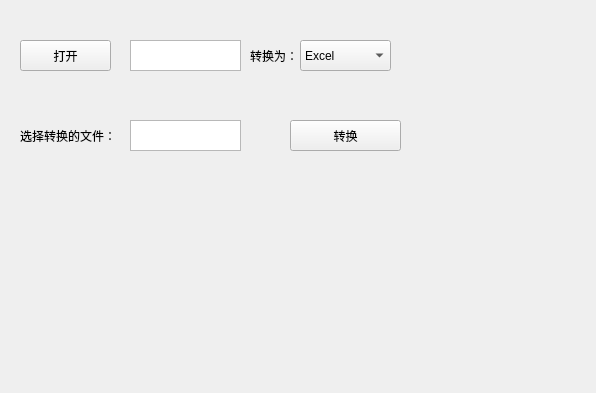
<?xml version="1.0" encoding="UTF-8"?>
<ui version="4.0">
 <class>Form</class>
 <widget class="QWidget" name="Form">
  <property name="geometry">
   <rect>
    <x>0</x>
    <y>0</y>
    <width>596</width>
    <height>393</height>
   </rect>
  </property>
  <property name="windowTitle">
   <string>Form</string>
  </property>
  <widget class="QPushButton" name="pushButton">
   <property name="geometry">
    <rect>
     <x>20</x>
     <y>40</y>
     <width>91</width>
     <height>31</height>
    </rect>
   </property>
   <property name="text">
    <string>打开</string>
   </property>
  </widget>
  <widget class="QComboBox" name="comboBox">
   <property name="geometry">
    <rect>
     <x>300</x>
     <y>40</y>
     <width>91</width>
     <height>31</height>
    </rect>
   </property>
   <item>
    <property name="text">
     <string>Excel</string>
    </property>
   </item>
   <item>
    <property name="text">
     <string>json</string>
    </property>
   </item>
  </widget>
  <widget class="QTextBrowser" name="textBrowser">
   <property name="geometry">
    <rect>
     <x>130</x>
     <y>40</y>
     <width>111</width>
     <height>31</height>
    </rect>
   </property>
  </widget>
  <widget class="QLabel" name="label">
   <property name="geometry">
    <rect>
     <x>250</x>
     <y>40</y>
     <width>71</width>
     <height>31</height>
    </rect>
   </property>
   <property name="text">
    <string>转换为：</string>
   </property>
  </widget>
  <widget class="QPushButton" name="pushButton_2">
   <property name="geometry">
    <rect>
     <x>290</x>
     <y>120</y>
     <width>111</width>
     <height>31</height>
    </rect>
   </property>
   <property name="text">
    <string>转换</string>
   </property>
  </widget>
  <widget class="QTextBrowser" name="textBrowser_2">
   <property name="geometry">
    <rect>
     <x>130</x>
     <y>120</y>
     <width>111</width>
     <height>31</height>
    </rect>
   </property>
  </widget>
  <widget class="QLabel" name="label_2">
   <property name="geometry">
    <rect>
     <x>20</x>
     <y>120</y>
     <width>131</width>
     <height>31</height>
    </rect>
   </property>
   <property name="text">
    <string>选择转换的文件：</string>
   </property>
  </widget>
 </widget>
 <resources/>
 <connections>
  <connection>
   <sender>pushButton</sender>
   <signal>clicked()</signal>
   <receiver>Form</receiver>
   <slot>open_file()</slot>
   <hints>
    <hint type="sourcelabel">
     <x>81</x>
     <y>70</y>
    </hint>
    <hint type="destinationlabel">
     <x>168</x>
     <y>87</y>
    </hint>
   </hints>
  </connection>
  <connection>
   <sender>pushButton_2</sender>
   <signal>clicked()</signal>
   <receiver>Form</receiver>
   <slot>trans()</slot>
   <hints>
    <hint type="sourcelabel">
     <x>455</x>
     <y>54</y>
    </hint>
    <hint type="destinationlabel">
     <x>518</x>
     <y>87</y>
    </hint>
   </hints>
  </connection>
 </connections>
 <slots>
  <slot>open_file()</slot>
  <slot>trans()</slot>
 </slots>
</ui>
